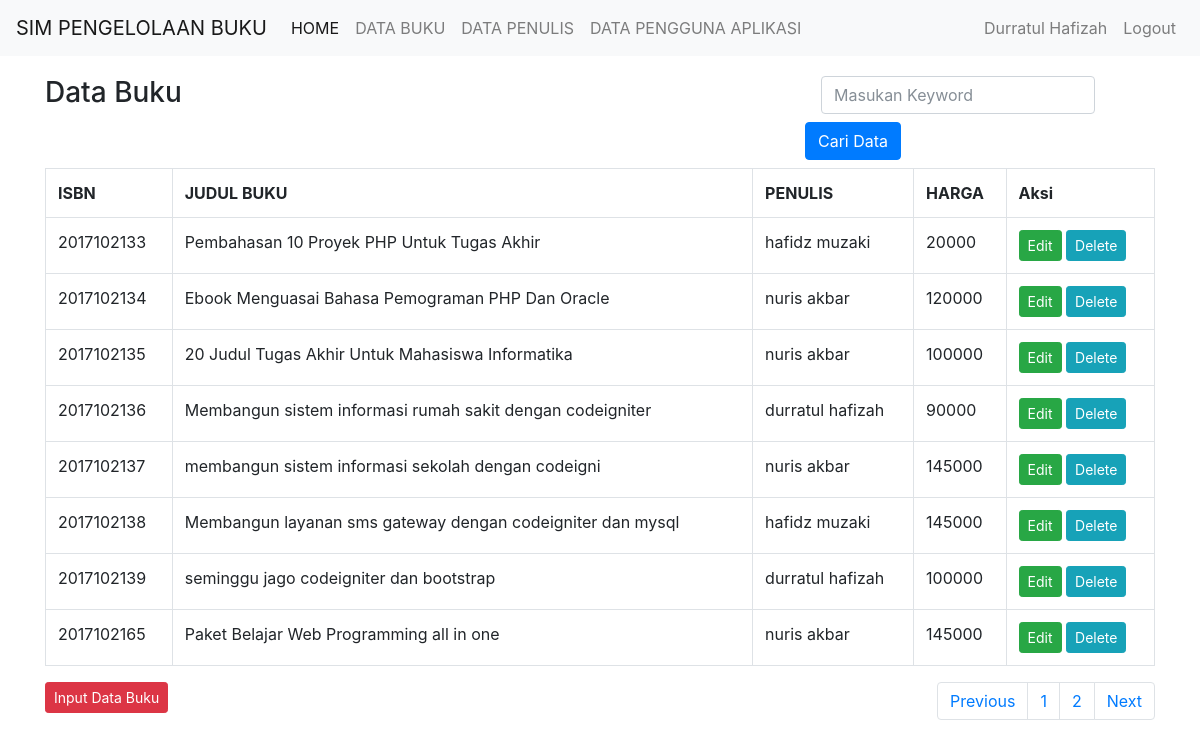
The page /index.php?hal=3 (signed in) on the database its author committed.
### tables this page shows
CREATE TABLE `buku` (
  `isbn` varchar(10) NOT NULL,
  `judul_buku` varchar(100) NOT NULL,
  `id_penulis` int(11) NOT NULL,
  `id_kategori` int(11) NOT NULL,
  `deskripsi` text NOT NULL,
  `harga` int(11) NOT NULL,
  `cover` text NOT NULL
);

CREATE TABLE `penulis` (
  `id_penulis` int(11) NOT NULL,
  `nama_penulis` varchar(40) NOT NULL,
  `email` varchar(30) NOT NULL,
  `no_hp` varchar(13) NOT NULL
);

### index.php (the view, shortened to what this page needs)
<?php
include 'header.php';
?>
<div class="container">
    <div class="row">
        <div class="col-8">
            <h3>Data Buku</h3>
        </div>
        <div class="col-4">
            <form method="POST" class="form-inline" action="<?php echo $_SERVER['PHP_SELF']?>">
                <div class="form-group mx-sm-3 mb-2">
                    <input type="text" class="form-control" name="keyword" placeholder="Masukan Keyword">
                </div>
                <button name="pencarian" type="submit" class="btn btn-primary mb-2">Cari Data</button>
            </form>
        </div>
    </div>
    <div class="row">
        <div class="col-12">
            <table class="table table-bordered">
                <tr><th>ISBN</th><th>JUDUL BUKU</th><th>PENULIS</th><th>HARGA</th><th>Aksi</th></tr>
                <?php
                $batas = 8;
                $halaman = isset($_GET['hal']) ? $_GET['hal'] : 0;
                if(isset($_POST['pencarian'])){
                    $keyword = $_POST['keyword'];
                                        $sql = "SELECT b.isbn,b.judul_buku,b.harga,p.nama_penulis,k.nama_kategori
                    FROM buku as b,penulis as p,kategori as k
                    WHERE b.id_penulis=p.id_penulis and k.id_kategori=b.id_kategori and b.judul_buku like '%$keyword%' order by b.isbn ASC limit $halaman,$batas";
                }else{
                    $sql = "SELECT b.isbn,b.judul_buku,b.harga,p.nama_penulis,k.nama_kategori
                    FROM buku as b,penulis as p,kategori as k
                    WHERE b.id_penulis=p.id_penulis and k.id_kategori=b.id_kategori order by b.isbn ASC limit $halaman,$batas";
                }
                $buku = mysqli_query($konek, $sql);
                while ($row = mysqli_fetch_array($buku)) {
                    echo "<tr>
                <td>$row[isbn]</td>
                <td>$row[judul_buku]</td>
                <td>$row[nama_penulis]</td>
                <td>$row[harga]</td>
                <td><a href='edit_buku.php?isbn=$row[isbn]' class='btn btn-success btn-sm'>Edit</a>
                    <a href='delete_buku.php?isbn=$row[isbn]' class='btn btn-info btn-sm'>Delete</a>
                </td>
                </tr>";
                }
                ?>
            </table>
            <div class="float-right">
                <nav aria-label="Page navigation example">
                    <ul class="pagination">
                        <?php
                        if ((!isset($_GET['hal'])) or ($_GET['hal'] == 1)) {
                            $prev = 1;
                        } else {
                            $prev = $_GET['hal'] - 1;
                        }
                        ?>
                        <li class="page-item"><a class="page-link" href="index.php?hal=<?php echo $prev; ?>">Previous</a></li>
                        <?php
                        $sql2 = mysqli_query($konek, "SELECT b.isbn,b.judul_buku,b.harga,p.nama_penulis,k.nama_kategori
                FROM buku as b,penulis as p,kategori as k
                WHERE b.id_penulis=p.id_penulis and k.id_kategori=b.id_kategori order by b.isbn ASC");
                        $jml_data = mysqli_num_rows($sql2);
                        $jml_halaman = ceil($jml_data / $batas);
                        for ($hal = 1; $hal <= $jml_halaman; $hal++) {
                            echo "<li class='page-item'><a class='page-link' href='index.php?hal=$hal'>$hal</a></li>";
                        }
                        ?>
                        <li class="page-item"><a class="page-link" href="index.php?hal=<?php echo $halaman + 1; ?>">Next</a></li>
                    </ul>
                </nav>
            </div>
            <a href="input_buku.php" class="btn btn-danger btn-sm">Input Data Buku</a>
        </div>
    </div>
</div>
<?php
include 'footer.php';
?>

### header.php (style rules this page uses)
.container { margin-top: 20px; }

### rows shown on the page
buku: isbn "2017102133", judul_buku "Pembahasan 10 Proyek PHP Untuk Tugas Akhir", id_penulis.nama_penulis "hafidz muzaki", harga "20000"
buku: isbn "2017102134", judul_buku "Ebook Menguasai Bahasa Pemograman PHP Dan Oracle", id_penulis.nama_penulis "nuris akbar", harga "120000"
buku: isbn "2017102135", judul_buku "20 Judul Tugas Akhir Untuk Mahasiswa Informatika", id_penulis.nama_penulis "nuris akbar", harga "100000"
buku: isbn "2017102136", judul_buku "Membangun sistem informasi rumah sakit dengan codeigniter", id_penulis.nama_penulis "durratul hafizah", harga "90000"
buku: isbn "2017102137", judul_buku "membangun sistem informasi sekolah dengan codeigni", id_penulis.nama_penulis "nuris akbar", harga "145000"
buku: isbn "2017102138", judul_buku "Membangun layanan sms gateway dengan codeigniter dan mysql", id_penulis.nama_penulis "hafidz muzaki", harga "145000"
buku: isbn "2017102139", judul_buku "seminggu jago codeigniter dan bootstrap", id_penulis.nama_penulis "durratul hafizah", harga "100000"
buku: isbn "2017102165", judul_buku "Paket Belajar Web Programming all in one", id_penulis.nama_penulis "nuris akbar", harga "145000"

### other values the page prints
$_SESSION['nama_user'] "Durratul Hafizah"
